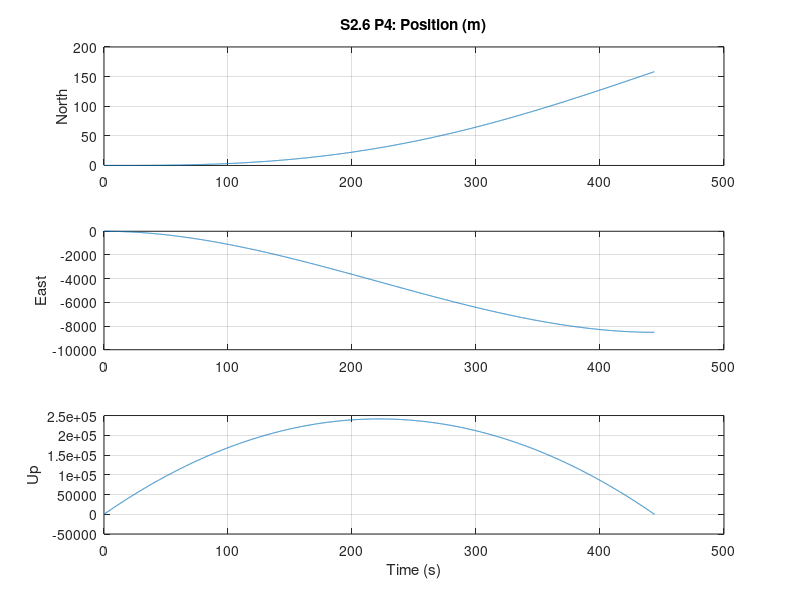
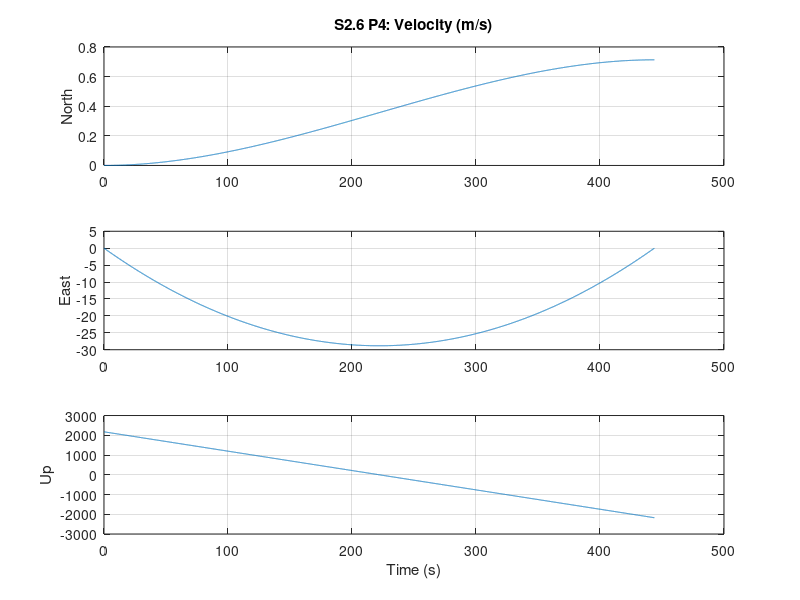

These figures' MATLAB source, in order:
% This is free software: you can redistribute it and/or modify
% it under the terms of the GNU Lesser General Public License as
% published by the Free Software Foundation, either version 3
% of the License, or (at your option) any later version.
%
% This is distributed in the hope that it will be useful,
% but WITHOUT ANY WARRANTY; without even the implied warranty of
% MERCHANTABILITY or FITNESS FOR A PARTICULAR PURPOSE.  See the
% GNU Lesser General Public License for more details.
%
% Copyright (c) 2020, Eun Hwan Shin.

% Section 2.6 Problem 4

clear
close all

mi2m = 1609.344;
h = 150 * mi2m;
fprintf('Maximum h = %.3f m\n',h);

lat = 35*pi/180;
omega_e = 0.729e-4;
g = 9.8;
T = sqrt(2*h/g);
fprintf('Time to reach maximum h: %.3f\n', T);
v0 = g*T;
fprintf('Initial velocity = %.3f\n', v0);

gv = [0; 0; g];

w = [omega_e*cos(lat); 0; -omega_e*sin(lat)];

t = 0;
r = [0; 0; 0];
v = [0; 0; -v0];
a = gv - 2*cross(w,v);
dt = 0.05;
trj = [t, r', v'];
while 1,
    t1 = t + dt;
	v1 = v + a*dt;
	r1 = r + 0.5*(v+v1)*dt;
	
	a = gv - 2*cross(w,v1);
	
	trj = [trj; t1, r1', v1'];
	
	if v(3) < 0 && 0 < v1(3)
	  f = -v(3)/(v1(3) - v(3));
	  f1 = 1-f;
	  th = f1*t + f*t1;
	  rh = f1*r + f*r1;
      vh = f1*v + f*v1;	  
	  fprintf('Reached maximum height: t = %.3f, r =[%.3f, %.3f, %.3f], v = [%.3f, %.3f, %.3f]\n',
	     th, rh(1), rh(2), rh(3), vh(1), vh(2), vh(3));
    end	
	
	if r1(3) > 0
	   f = -r(3)/(r1(3) - r(3));
	   f1 = 1-f;
	   te = f1*t + f*t1;
	   re = f1*r + f*r1;
	   ve = f1*v + f*v1;
	   fprintf('Reached ground: t = %.3f, r =[%.3f, %.3f, %.3f], v = [%.3f, %.3f, %.3f]\n',
	     te, re(1), re(2), re(3), ve(1), ve(2), ve(3));
	   break;
	end
	
	t = t1;
	r = r1;
	v = v1;
end

rd = re - rh;
fprintf('Downward deviation: dr = [%.3f, %.3f, %.3f]\n', rd(1), rd(2), rd(3));

n = length(trj(:,1));

figure
subplot(3,1,1)
plot(trj(:,1), trj(:,2))
grid on
title('S2.6 P4: Position (m)')
ylabel('North')
subplot(3,1,2)
plot(trj(:,1), trj(:,3))
grid on
ylabel('East')
subplot(3,1,3)
plot(trj(:,1), -trj(:,4))
grid on
ylabel('Up')
xlabel('Time (s)')
%saveas(1, '..\Fig\s2_6_p4_1.jpg');

figure
subplot(3,1,1)
plot(trj(:,1), trj(:,5))
grid on
title('S2.6 P4: Velocity (m/s)')
ylabel('North')
subplot(3,1,2)
plot(trj(:,1), trj(:,6))
grid on
ylabel('East')
subplot(3,1,3)
plot(trj(:,1), -trj(:,7))
grid on
ylabel('Up')
xlabel('Time (s)')
%saveas(2, '..\Fig\s2_6_p4_2.png')

%% - Analytical Method
%ve = -2*omega_e*cos(lat)*h;
%re = -4/3*h*omega_e*cos(lat)*sqrt(2*h/g);

%fprintf('Ve = %.3f m/s \n', ve)
%fprintf('Re = %.3f m \n', re)
